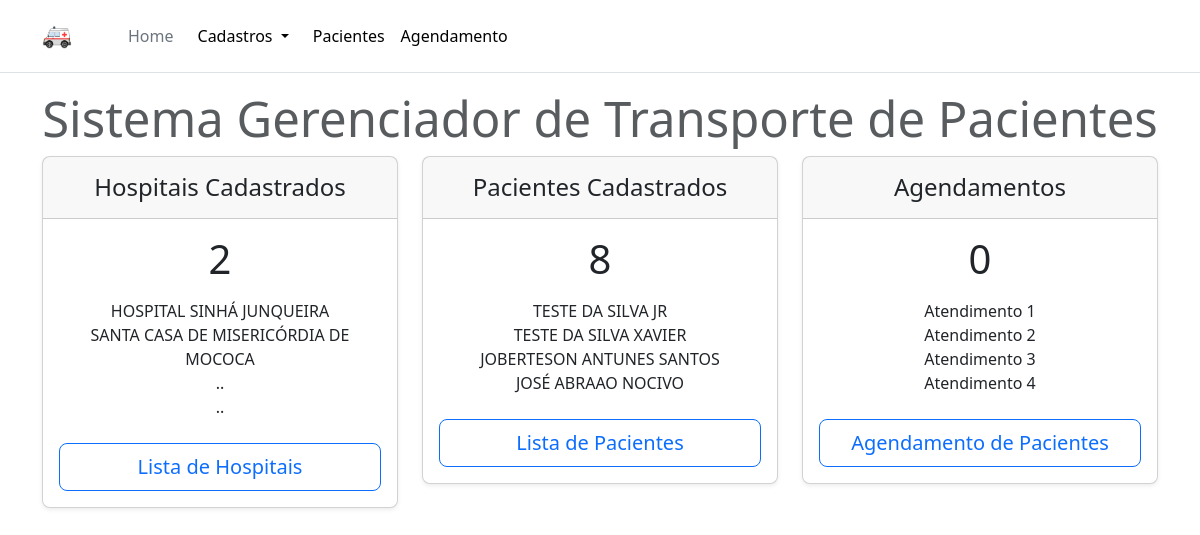
The page / on the database its author committed.
### models.py (models this page shows, shortened)
class Hospital (Base):
    __tablename__ = "HOSPITAL"
    hospital_id = Column(INTEGER, primary_key=True)
    endereco_id = Column(INTEGER, nullable=False)
    nome = Column(TEXT(250), nullable=False)

class Paciente (Base):
    __tablename__ = "PACIENTE"
    paciente_id = Column(INTEGER, primary_key=True)
    cidade_id = Column(INTEGER, nullable=False)
    hygia = Column(TEXT(20),nullable=False)
    nome = Column(TEXT(250), nullable=False)
    data_nasc = Column(TEXT(10), nullable=False)
    tel_1 = Column(TEXT(11), nullable=False)
    tel_2 = Column(TEXT(11), nullable=True)
    logradouro = Column(TEXT(400), nullable=False)
    numero = Column(TEXT(20), nullable=False)
    complemento = Column(TEXT(50), nullable=False)
    cep = Column(TEXT(10), nullable=False)

### app.py (the view)
@app.route("/")
def index():
    num_hospitais = session.query(func.count(Hospital.hospital_id)).scalar()
    num_pacientes = session.query(func.count(Paciente.paciente_id)).scalar()
    num_agendamentos = session.query(func.count(Agendamento.agendamento_id)).scalar()
    sql = select(Hospital).order_by(Hospital.hospital_id.desc())
    hospitais = session.scalars(sql)
    lt_hospitais = []
    num_hos = 0
    for hospital in hospitais:
        num_hos = num_hos + 1
        lt_hospitais.append(hospital.nome)
        if num_hos > 3:
            break
    if num_hos < 4:
        for x in range(4 - num_hos):
            lt_hospitais.append("..")
    sql = select(Paciente).order_by(Paciente.paciente_id.desc())
    pacientes = session.scalars(sql)
    lt_pacientes = []
    num_pac = 0
    for paciente in pacientes:
        num_pac = num_pac + 1
        lt_pacientes.append(paciente.nome)
        if num_pac > 3:
            break
    if num_pac < 4:
        for x in range(4 - num_pac):
            lt_pacientes.append("..")
    return render_template('index.html', hospitais=num_hospitais, pacientes=num_pacientes, agendamentos=num_agendamentos, lt_hospitais=lt_hospitais, lt_pacientes=lt_pacientes)

### templates/index.html
{% extends 'base.html' %}
{% block content %}
    <h1 class="display-4 fw-normal d-flex justify-content-center"><small class="text-body-secondary fw-light">Sistema Gerenciador de Transporte de Pacientes</small></h1>
    <div class="row row-cols-1 row-cols-md-3 mb-3 text-center">
        <div class="col">
            <div class="card mb-4 rounded-3 shadow-sm">
                <div class="card-header py-3">
                    <h4 class="my-0 fw-normal">Hospitais Cadastrados</h4>
                </div>
                <div class="card-body">
                    <h1 class="card-title pricing-card-title">{{hospitais}}</h1>
                    <ul class="list-unstyled mt-3 mb-4">
                        {% for hospital in lt_hospitais %}
                        <li>{{hospital}}</li>
                        {% endfor %}
                    </ul>
                    <button type="button" class="w-100 btn btn-lg btn-outline-primary">Lista de Hospitais</button>
                </div>
            </div>
        </div>
        <div class="col">
            <div class="card mb-4 rounded-3 shadow-sm">
                <div class="card-header py-3">
                    <h4 class="my-0 fw-normal">Pacientes Cadastrados</h4>
                </div>
                <div class="card-body">
                    <h1 class="card-title pricing-card-title">{{pacientes}}</h1>
                    <ul class="list-unstyled mt-3 mb-4">
                        {% for paciente in lt_pacientes %}
                        <li>{{paciente}}</li>
                        {% endfor %}
                    </ul>
                    <div class="col-12">
                        <a class="w-100 btn btn-lg btn-outline-primary" href="/pacientes">
                            Lista de Pacientes
                        </a>
                    </div>
                </div>
            </div>
        </div>
        <div class="col">
            <div class="card mb-4 rounded-3 shadow-sm">
                <div class="card-header py-3">
                    <h4 class="my-0 fw-normal">Agendamentos</h4>
                </div>
                <div class="card-body">
                    <h1 class="card-title pricing-card-title">{{agendamentos}}</h1>
                    <ul class="list-unstyled mt-3 mb-4">
                        <li>Atendimento 1</li>
                        <li>Atendimento 2</li>
                        <li>Atendimento 3</li>
                        <li>Atendimento 4</li>
                    </ul>
                    <div class="col-12">
                        <a class="w-100 btn btn-lg btn-outline-primary" href="/agendamentos">
                            Agendamento de Pacientes
                        </a>
                    </div>
                </div>
            </div>
        </div>
      </div>
{% endblock %}

### rows shown on the page
Hospital: NOME "HOSPITAL SINHÁ JUNQUEIRA"
Hospital: NOME "SANTA CASA DE MISERICÓRDIA DE MOCOCA"
Paciente: NOME "TESTE DA SILVA JR"
Paciente: NOME "TESTE DA SILVA XAVIER"
Paciente: NOME "JOBERTESON ANTUNES SANTOS"
Paciente: NOME "JOSÉ ABRAAO NOCIVO"

### other values the page prints
{{ hospitais }} "2"
{{ hospital }} ".." ".."
{{ pacientes }} "8"
{{ agendamentos }} "0"
